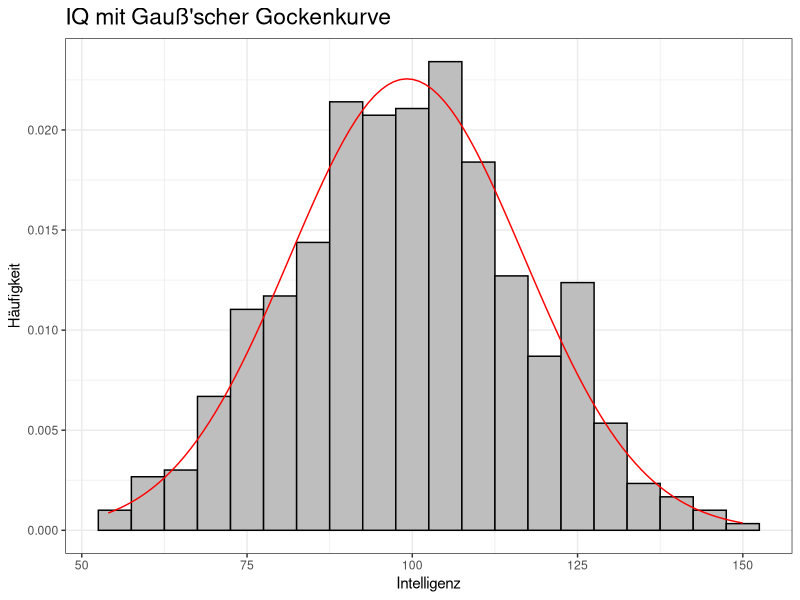
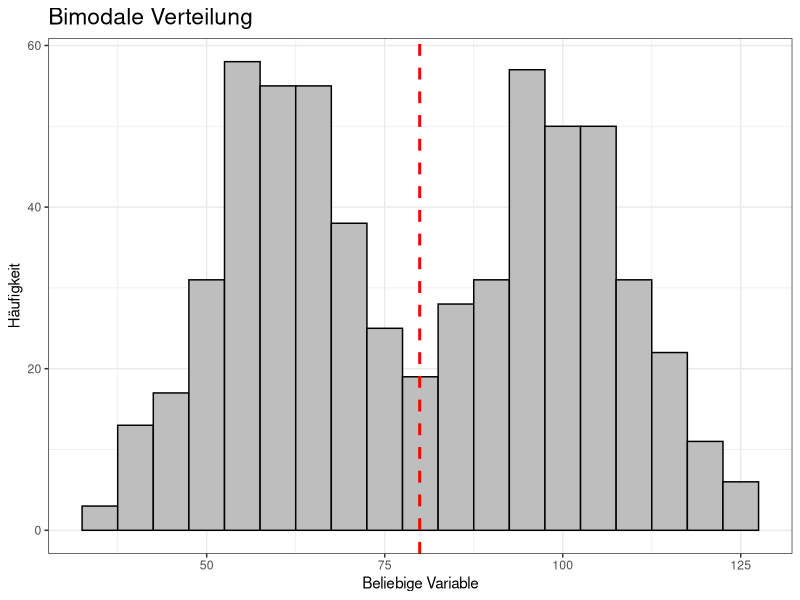
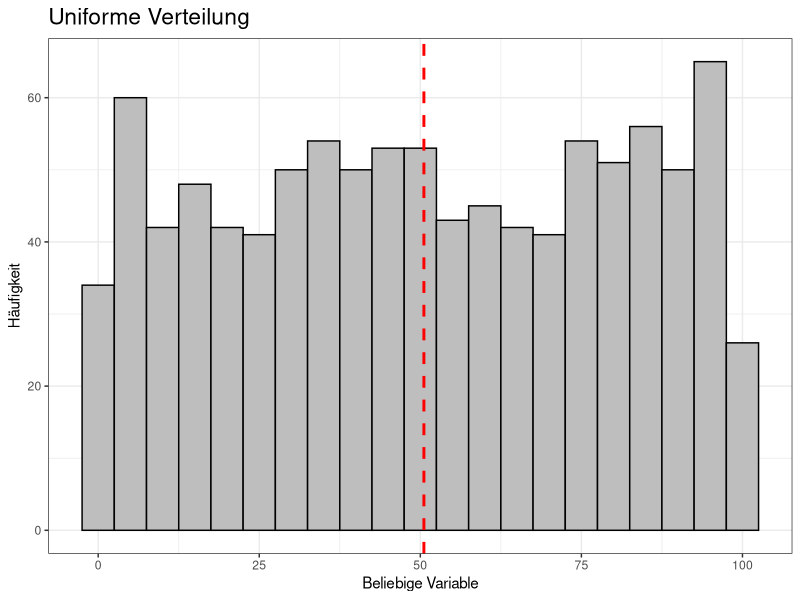

Source code (R) for these figures, in order:
##################################################################
#
# 02_Univariate deskriptive Statistik 1
# Kapitel 5.4
#
# Albert-Ludwigs-Universität Freiburg
# Institut für Erziehungswissenschaft
# SS 2014
# Studienfach: Bildungswissenschaft und Bildungsmanagement (B.A.)
# Seminar: Statistik I
# 09.04.2014
#
###################################################################

library(ggplot2)
library(gridExtra)

# ************* 5.4 Formen von Häufigkeitsverteilungen ********************
#
# Intelligenzdaten
# Der folgende Vector erzeugt ähnliche Werte wie sie in Kapitel 5.3.3 (S. 66) dargestellt werden
iq <- c(54, sample(55:69, 21, replace=T), sample(70:84, 100, replace=T), sample(85:99, 174, replace=T), sample(100:114, 192, replace=T), sample(115:129, 92, replace=T), sample(130:144, 16, replace=T), 146, 150)
# Erzeuge Dataframe aus vector
iqStudie <- as.data.frame(iq)
colnames(iqStudie) <- c("IQ")

# Histogram mit einer Gauß'schen Glockenkurve
# Bindwidth = 5
histIQGaus <- ggplot(iqStudie, aes(x=IQ)) +  geom_histogram(aes(y = ..density..), binwidth=5, colour="black", fill="grey") + stat_function(fun = dnorm, args = with(iqStudie, c(mean = mean(IQ), sd = sd(IQ))), colour="red") + labs(title="IQ mit Gauß'scher Gockenkurve", x="Intelligenz", y="Häufigkeit")  + theme_bw() + theme(plot.title = element_text(size = rel(1.5)))
histIQGaus

# 5.4.2 Gipfel von Verteilungen
#
# Erzeuge bimodale Verteilung
vector1 <- rnorm(300, mean=100, sd=10) # Vector mit normalverteilten Daten erstellen. Mittelwert = 20, SD = 3
vector2 <- rnorm(300, mean=60, sd=10) # Vector mit normalverteilten Daten erstellen. Mittelwert = 10, SD = 3
vector3 <- c(vector1, vector2) # Kombiniere beide Populationen zu einem Vector
bimodal <- data.frame(Pop2 = vector3) # Erzeuge dataframe 
# Bimodales Histogramm mit Mittelwert
histBimodal <- ggplot(bimodal, aes(Pop2)) + geom_histogram(binwidth=5, colour="black", fill="grey") + geom_vline(aes(xintercept=mean(Pop2)), color="red", linetype="dashed", size=1) + theme_bw() + labs(title="Bimodale Verteilung", x="Beliebige Variable", y="Häufigkeit") + theme(plot.title=element_text(size = rel(1.5)))
histBimodal
#
# Erzeuge uniforme Verteilung
uniform <- data.frame(x=runif(1000, min=0, max=100)) # Erzeuge uniforme Verteilung
# Uniformes Histogramm mit Mittelwert
histUniform <- ggplot(uniform, aes(x)) + geom_histogram(binwidth=5, colour="black", fill="grey") + geom_vline(aes(xintercept=mean(x)), color="red", linetype="dashed", size=1) + theme_bw() + labs(title="Uniforme Verteilung", x="Beliebige Variable", y="Häufigkeit") + theme(plot.title=element_text(size = rel(1.5)))
histUniform